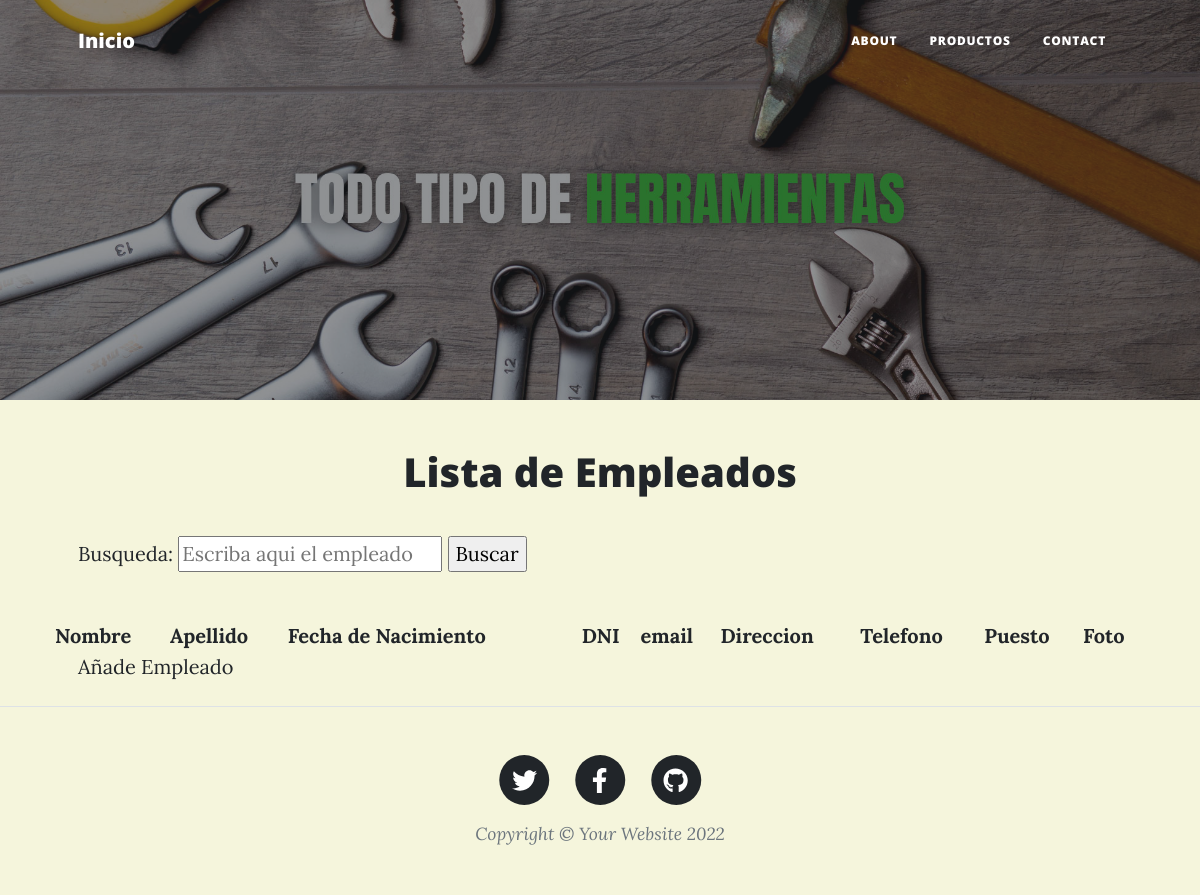
The page /webapp/listaEmpleados/ on the database as committed earlier.
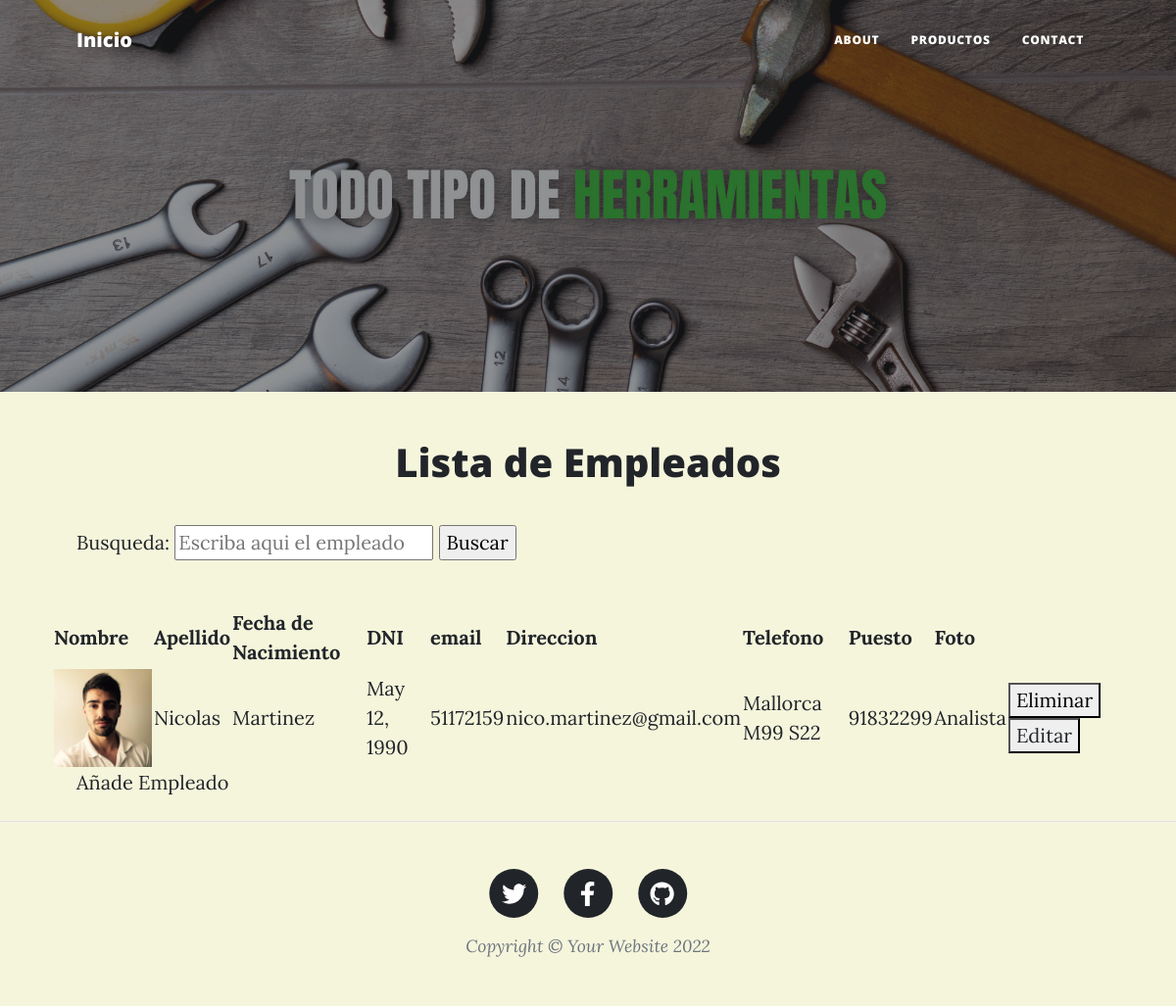
The same page on the database as committed later.
### WebApp/models.py (models this page shows)
class Persona(models.Model):
    nombre = models.CharField(max_length=25, blank=False)
    apellido = models.CharField(max_length=25, blank=False)
    sexo_opcion = (
        ('F', 'Femenino',),
        ('M', 'Masculino',),
        ('O', 'Otro',),
    )
    sexo = models.CharField(
        max_length=1, choices=sexo_opcion, blank=True
    )
    fecha_nacimiento = models.DateField(null=True, blank=True)
    dni = models.IntegerField(blank=False)
    email = models.EmailField(blank=False)
    direccion = models.CharField(max_length=80, blank=False)
    telefono = models.IntegerField(blank=True)
    def edad(self):
        import datetime
        return int((datetime.date.today() - self.fecha_nacimiento).days / 365.25 )
    edad = property(edad)
    class Meta():
        abstract = True

class Empleado(Persona):
    puesto = models.CharField(max_length=25)
    horario_opcion = (
        ('M', 'Matutino',),
        ('V', 'Vespertino',),
    )
    horario = models.CharField(
        max_length=1, choices=horario_opcion, blank=False
    )
    salario = MoneyField(
        decimal_places=2,
        default=0,
        default_currency='USD',
        max_digits=11,
    )
    foto_empleado = models.ImageField(upload_to="Empleados/", height_field=None, width_field=None, max_length=None)

### WebApp/views.py (the view)
# urls.py: path('listaEmpleados/', lista_empleados, name="listaempleados"),
def lista_empleados(request):
    empleados = Empleado.objects.all()
    contexto= {"empleados": empleados}
    return render(request, "listaEmpleados.html", contexto)

### WebApp/templates/listaEmpleados.html (shortened to what this page needs)
{% extends 'father.html' %}
{% load static %}
{% block randomBlock %}
        <header class="masthead" style="background-image: url('{% static 'assets/img/herramientas-banner.jpg' %}')">
        </header>
        <article class="mb-4">
            <div class="container px-4 px-lg-5">
                <div class="row gx-4 gx-lg-5 justify-content-center">
                    <h1><strong><center>Lista de Empleados</center></strong></h1>
                    <form action= "{% url 'buscar' %}" method="GET" enctype="multipart/form-data">{% csrf_token %}
                        <p>Busqueda: <input type= "text" name= "nombre" placeholder="Escriba aqui el empleado"> <input type="submit" value="Buscar"></p>
                     </form>
                    <table>
                        <tr>
                            <th scope="col">Nombre</th>
                            <th scope="col">Apellido</th>
                            <th scope="col">Fecha de Nacimiento</th>
                            <th scope="col">DNI</th>
                            <th scope="col">email</th>
                            <th scope="col">Direccion</th>
                            <th scope="col">Telefono</th>
                            <th scope="col">Puesto</th>
                            <th scope="col">Foto</th>
                        </tr>
                            <ul>
                                {% for empleado in empleados  %}
                                <tr>
                                    <td>
                                    <img src="{{empleado.foto_empleado.url}}" width="100" height="100">
                                    </td>
                                    <td>{{empleado.nombre}}</td>
                                    <td>{{empleado.apellido}}</td>
                                    <td>{{empleado.fecha_nacimiento}}</td>
                                    <td>{{empleado.dni}}</td>
                                    <td>{{empleado.email}}</td>
                                    <td>{{empleado.direccion}}</td>
                                    <td>{{empleado.telefono}}</td>
                                    <td>{{empleado.puesto}}</td>
                                    <td>
                                        <form action= "{% url 'eliminarEmpleado' empleado.id %}" method="POST" enctype="multipart/form-data">{% csrf_token %}
                                            <button type="submit">Eliminar</button>
                                        <button>
                                            <a href="{% url 'eliminarEmpleado' empleado.id %}">Editar</a>
                                        </button>
                                    </td>
                                </tr>
                                {% endfor %}
                            </ul>
                    </table>
                    <a href="{% url 'formEmpleado' %}">Añade Empleado</a>
                </div>
            </div>
        </article>
    </body>
</html>
{% endblock randomBlock %}

### WebApp/templates/father.html (shortened to what this page needs)
<!DOCTYPE html>
<html lang="en">
    <head>
        {% load static %}
        <link href="{% static 'css/styles.css' %}" rel="stylesheet" />
    </head>
    <body style="background-color: beige">
        <nav class="navbar navbar-expand-lg navbar-light" id="mainNav">
            <div class="container px-4 px-lg-5">
                <a class="navbar-brand" href="{% url 'inicio' %}">Inicio</a>
                <div class="collapse navbar-collapse" id="navbarResponsive">
                    <ul class="navbar-nav ms-auto py-4 py-lg-0">
                        <li class="nav-item"><a class="nav-link px-lg-3 py-3 py-lg-4" href="{% url 'about' %}">About</a></li>
                        <li class="nav-item"><a class="nav-link px-lg-3 py-3 py-lg-4" href="{% url 'listaProductos' %}">Productos</a></li>
                        <li class="nav-item"><a class="nav-link px-lg-3 py-3 py-lg-4" href="{% url 'contact' %}">Contact</a></li>
                    </ul>
                </div>
            </div>
        </nav>
        {% block randomBlock %}
        {% endblock randomBlock %}
        <footer class="border-top">
            <div class="container px-4 px-lg-5">
                <div class="row gx-4 gx-lg-5 justify-content-center">
                    <div class="col-md-10 col-lg-8 col-xl-7">
                        <ul class="list-inline text-center">
                            <li class="list-inline-item">
                                <a href="#!">
                                    <span class="fa-stack fa-lg">
                                        <i class="fas fa-circle fa-stack-2x"></i>
                                        <i class="fab fa-twitter fa-stack-1x fa-inverse"></i>
                                    </span>
                                </a>
                            </li>
                            <li class="list-inline-item">
                                <a href="#!">
                                    <span class="fa-stack fa-lg">
                                        <i class="fas fa-circle fa-stack-2x"></i>
                                        <i class="fab fa-facebook-f fa-stack-1x fa-inverse"></i>
                                    </span>
                                </a>
                            </li>
                            <li class="list-inline-item">
                                <a href="#!">
                                    <span class="fa-stack fa-lg">
                                        <i class="fas fa-circle fa-stack-2x"></i>
                                        <i class="fab fa-github fa-stack-1x fa-inverse"></i>
                                    </span>
                                </a>
                            </li>
                        </ul>
                        <div class="small text-center text-muted fst-italic">Copyright &copy; Your Website 2022</div>
                    </div>
                </div>
            </div>
        </footer>
    </body>
</html>

Rows that differ between the two databases and show on the page:
added Empleado: foto_empleado (picture), nombre "Nicolas", apellido "Martinez", fecha_nacimiento "May 12, 1990", dni "51172159", email "nico.martinez@gmail.com", direccion "Mallorca M99 S22", telefono "91832299", puesto "Analista"
